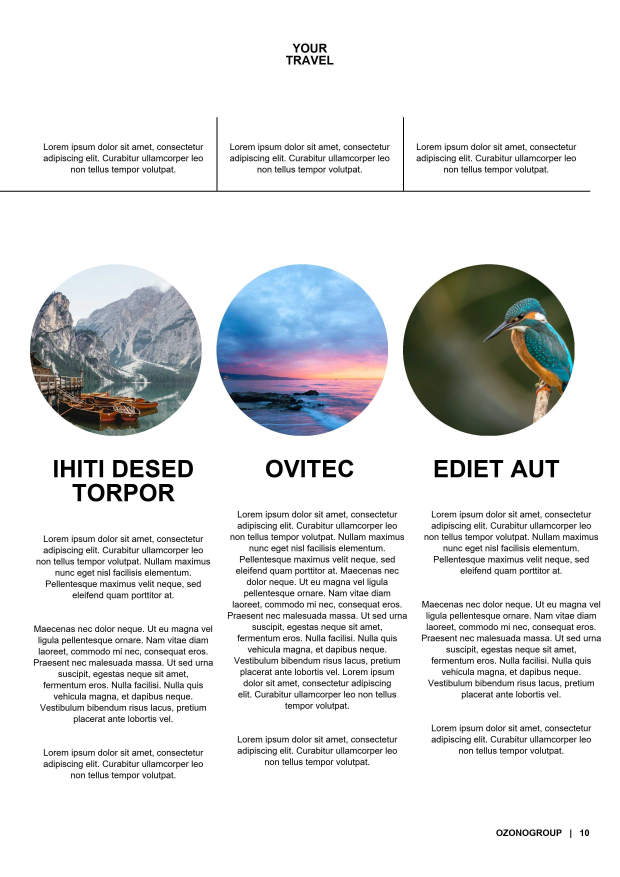
#> input picture admin/magazine-python/exports/page-10.jpg, 2480 x 3508 px, given in place of 0001.jpg, which was not available (shown at 1/4 size)
$ python main.py
#> lines starting #> are read from the running program, lines starting #| are printed output that depends on the picture; pictures that were not available may be replaced by others from this repository, and a replacement may not be noted
#> `img = Image.new("RGB", (A4_W, A4_H), "white")`: img: PIL image 2480x3508 RGB; every value is 255
from PIL import Image, ImageDraw, ImageFont, ImageOps
import textwrap
import os

BODY_FONT_SIZE = 44
WORDS_SPACING = 42
BODY_LINE_SPACING = 1.25
TEXT_FONT = 'times.ttf'
TEXT_FONT = 'arial.ttf'


def file_read(filepath):
    with open(filepath, 'a', encoding='utf-8') as f: pass
    with open(filepath, 'r', encoding='utf-8') as f:
        text = f.read()
    return text


def img_resize(image_path_in, image_path_out, w, h, quality=100):
#> called with image_path_in = 'page-14/0001.jpg', image_path_out = 'page-14/0001-resized.jpg', w = 2180, h = 882, quality = 90
    img = Image.open(image_path_in)
#> img is the input picture: PIL image 2480x3508 RGB; mean R, G, B 225.9, 227.2, 228

    start_size = img.size
#> start_size = (2480, 3508)
    end_size = (w, h)

    if start_size[0] / end_size [0] < start_size[1] / end_size [1]:
        ratio = start_size[0] / end_size[0]
#> ratio = 1.14
        new_end_size = (int(end_size[0]), int(start_size[1] / ratio))
#> new_end_size = (2180, 3083)
    else:
        ratio = start_size[1] / end_size[1]
        new_end_size = (int(start_size[0] / ratio), int(end_size[1]))

    img = img.resize(new_end_size, Image.Resampling.LANCZOS)
#> img: PIL image 2180x3083 RGB

    w_crop = new_end_size[0] - end_size[0]
#> w_crop = 0
    h_crop = new_end_size[1] - end_size[1]
#> h_crop = 2201

    area = (
        w_crop // 2,
        h_crop // 2,
        new_end_size[0] - w_crop // 2,
        new_end_size[1] - h_crop // 2
    )
#> area = (0, 1100, 2180, 1983)
    img = img.crop(area)
#> img: PIL image 2180x883 RGB

    output_path = image_path_out
    img.save(output_path, quality=quality)

    return output_path


#####################################################################
# ;DEBUG
#####################################################################

def debug_margins():
    draw.line((a4_mx, 0, a4_mx, A4_H), fill='#a21caf')
    draw.line((A4_W - a4_mx, 0, A4_W - a4_mx, A4_H), fill='#a21caf')
    draw.line((0, a4_my, A4_W, a4_my), fill='#a21caf')
    draw.line((0, A4_H - a4_my, A4_W, A4_H - a4_my), fill='#a21caf')


def debug_columns():
    for i in range(column_num-1):
        draw.line((column_w*(i+1) + a4_mx - column_gap, 0, column_w*(i+1) + a4_mx  - column_gap, A4_H), fill='#a21caf')
        draw.line((column_w*(i+1) + a4_mx, 0, column_w*(i+1) + a4_mx, A4_H), fill='#a21caf')
        draw.line((column_w*(i+1) + a4_mx + column_gap, 0, column_w*(i+1) + a4_mx  + column_gap, A4_H), fill='#a21caf')


def debug_rows():
    for i in range(row_num-1):
        draw.line((0, row_h*(i+1) + a4_my, A4_W, row_h*(i+1) + a4_my), fill='#a21caf')


def debug_cells():
    font_size = 64
    font = ImageFont.truetype("arialbd.ttf", font_size)
    for i in range(column_num):
        for k in range(row_num):
            coord = f'({i}, {k})'
            draw.text((a4_mx + column_w*i, a4_my + row_h*k), coord, font=font, fill='#a21c')


#####################################################################
# ;TEXT
#####################################################################
# [7 lines left out: function draw_text_left, not called in this run]


def draw_text_right(text, font, col, row, color):
    x, y, _, _ = get_coord(col, row, 0, 0)

    lines = text_to_lines(text, column_w)
    font = ImageFont.truetype(font, BODY_FONT_SIZE)
    for i, line in enumerate(lines):
        line_w = font.getbbox(line)[2]
        draw.text((x + (column_w - line_w), y + BODY_FONT_SIZE*BODY_LINE_SPACING*i), line, font=font, fill=color)


# [6 lines left out: function draw_text_right_2, not called in this run]


def draw_page_number_left(page_num, color):
    text = f'{page_num}   |   OZONOGROUP'
    draw_text_left(text, "arialbd.ttf", 0, 32, color)


def draw_page_number_right(page_num, color):
    text = f'OZONOGROUP   |   {page_num}'
    draw_text_right(text, "arialbd.ttf", 2, 32, color)


# [9 lines left out: function draw_title, not called in this run]


#####################################################################
# ;MAIN
#####################################################################

A4_W, A4_H = 2480, 3508


img = Image.new("RGB", (A4_W, A4_H), "white")
draw = ImageDraw.Draw(img)


a4_mx = A4_W//100*5
a4_my = A4_H//100*5


column_num = 2
column_w = (A4_W - a4_mx*2)//column_num
column_gap = a4_mx*0.5

row_num = 32
row_h = (A4_H - a4_my*2)//row_num
row_gap = a4_my*0.5


def get_coord(cs, rs, ce, re):
    x = a4_mx + column_w*cs
    y = a4_my + row_h*rs
    w = column_w*(ce-cs+1)
    h = row_h*(re-rs+1)
    return x, y, w, h


def text_to_lines(text, text_width):
    font = ImageFont.truetype(TEXT_FONT, BODY_FONT_SIZE)
    words = text.split(' ')
    lines = []
    line_curr = ''
    for word in words:
        word_w = font.getbbox(word)[2]
        line_curr_w = font.getbbox(line_curr)[2]
        if word_w + line_curr_w < text_width:
            line_curr += word + ' '
        else:
            lines.append(line_curr.strip())
            line_curr = word + ' '
    lines.append(line_curr.strip())
    return lines


# [540 lines left out: functions text_to_lines_optim, draw_text_column, gen_template_1, gen_template_2, gen_template_3, gen_template_4 and 7 more, not called in this run]


def get_lines_from_text_2(text, text_width, font):
    paragraphs_lines = []

    paragraphs = text.split('\n\n')
    for paragraph in paragraphs:
        words = paragraph.split(' ')
        lines = []
        line_curr = ''
        for word in words:
            word_w = font.getbbox(word)[2]
            line_curr_w = font.getbbox(line_curr)[2]
            if word_w + line_curr_w < text_width:
                line_curr += word + ' '
            else:
                lines.append(line_curr.strip())
                line_curr = word + ' '
        lines.append(line_curr.strip())
        paragraphs_lines.append(lines)

    return paragraphs_lines


# [14 lines left out: function draw_text, not called in this run]


def draw_text_2(lines, x, y, w, font_size, font_family='arial.ttf', align='left'):
    font = ImageFont.truetype(font_family, font_size)

    if align == 'left':
        for i, line in enumerate(lines):
            draw.text((x, y + font_size*1.0*i - int(font_size*0.2)), line.strip(), font=font, fill="black")
    if align == 'center':
        for i, line in enumerate(lines):
            line = line.strip()
            line_w = font.getbbox(line)[2]
            draw.text((x + w//2 - line_w//2, y + font_size*1.0*i - int(font_size*0.2)), line.strip(), font=font, fill="black")


# [174 lines left out: functions gen_template_9, gen_template_10, not called in this run]


def get_coord_2(cs, rs, ce, re):
    x = a4_mx + column_w*cs
    y = a4_my + row_h*rs
    w = a4_mx + column_w*ce
    h = a4_my + row_h*re
    return [x, y, w, h]


# [6 lines left out: function draw_line_justify, not called in this run]


def draw_cols_text(cols, article, align='left'):
    font_family = 'arial.ttf'

    font_size = BODY_FONT_SIZE
    line_spacing = BODY_LINE_SPACING
    font = ImageFont.truetype(font_family, font_size)

    paragraphs = get_lines_from_text_2(article, column_w-column_gap, font)


    col_index = 0
    x, y, w, h = cols[col_index]

    for paragraph in paragraphs:
        lines = paragraph
        lines_num = len(lines)
        for i, line in enumerate(lines):
            if y > h:
                col_index += 1
                if col_index >= len(cols): break
                x, y, w, h = cols[col_index]

            line_w = font.getbbox(line)[2]
            line_h = font.getbbox(line)[3]
            if align == 'left':
                draw.text((x, y), line, font=font, fill="#000000")
            elif align == 'right':
                draw.text((x + column_w-column_gap-line_w, y), line, font=font, fill="#000000")
            elif align == 'center':
                draw.text((x + column_w//2-line_w//2 - column_gap//2, y), line, font=font, fill="#000000")
            elif align == 'justify':
                if i != lines_num - 1:
                    words = line.split(" ")
                    if len(words) != 1:
                        draw_line_justify(words, font, x, y, w)
                    else:
                        draw.text((x, y), line, font=font, fill="#000000")
                else:
                    draw.text((x, y), line, font=font, fill="#000000")

            y += font_size*line_spacing
        y += font_size*line_spacing


# TODO: manage cols with different width
# to do that, manage one line at the time when splitting lines
# and do the splitting inside the loop
# [153 lines left out: functions gen_template_11, gen_template_12, preview_template_full, gen_template_13, not called in this run]


def gen_template_14(page_num):


    # IMAGE
    images_folderpath = f'page-{page_num}/img'
    images = [image for image in os.listdir(images_folderpath)]


    x, y, w, h = get_coord(1, 1, 2, 9)
    img_resize(f'page-{page_num}/0001.jpg', f'page-{page_num}/0001-resized.jpg', int(w-column_gap), h, 90)
    img_featured = Image.open(f'page-{page_num}/0001-resized.jpg')
    img.paste(img_featured, (x+int(column_gap), y))
#> img: PIL image 2480x3508 RGB


    x, y, w, h = get_coord(1, 10, 2, 17)
    img_resize(f'page-{page_num}/0002.jpg', f'page-{page_num}/0002-resized.jpg', int(w-column_gap), h, 90)
#> call 2 of img_resize, with image_path_in = 'page-14/0002.jpg', image_path_out = 'page-14/0002-resized.jpg', w = 2180, h = 784, quality = 90
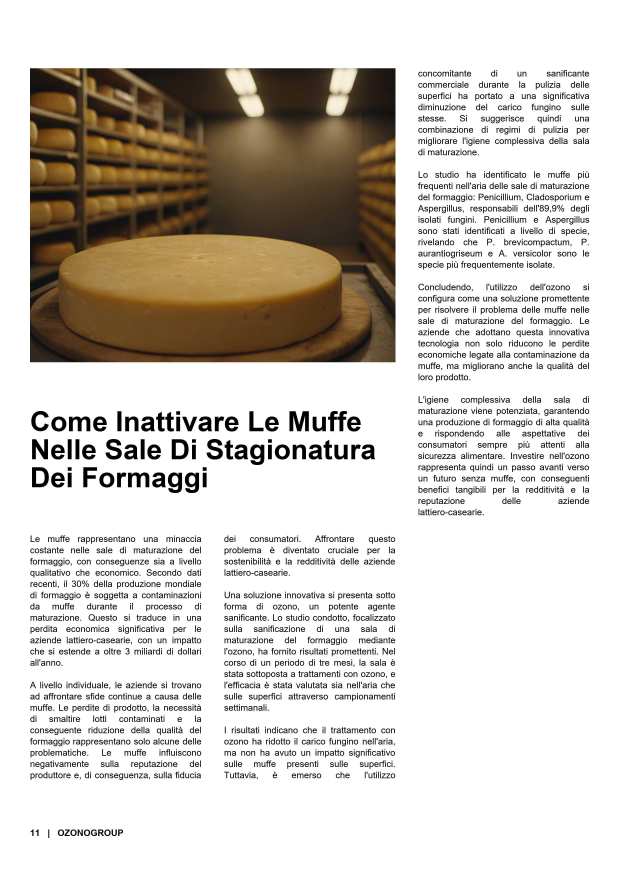
#> input picture admin/magazine-python/exports/page-11.jpg, 2480 x 3508 px, given in place of 0002.jpg, which was not available (shown at 1/4 size)
#> in img_resize, img is the input picture: PIL image 2480x3508 RGB; mean R, G, B 210.7, 205.8, 199.4
#> in img_resize (call 2), `img = img.crop(area)`:
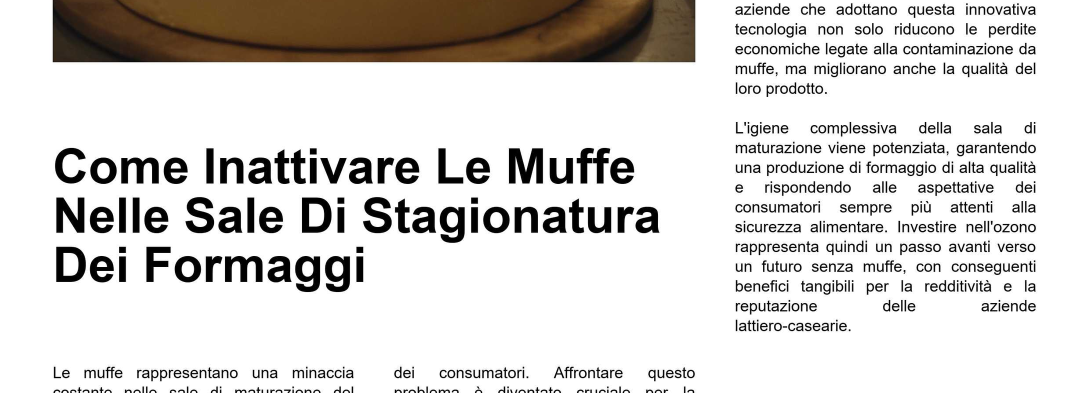
#> img: PIL image 2180x785 RGB (shown at 1/2 size); mean R, G, B 216.3, 213.8, 211.3
    img_featured = Image.open(f'page-{page_num}/0002-resized.jpg')
#> img_featured: PIL image 2180x785 RGB
    img.paste(img_featured, (x+int(column_gap), y+int(row_h//2)))
#> img: PIL image 2480x3508 RGB


    x, y, w, h = get_coord(1, 19, 2, 30)
    img_resize(f'page-{page_num}/0003.jpg', f'page-{page_num}/0003-resized.jpg', int(w-column_gap), h, 90)
#> call 3 of img_resize, with image_path_in = 'page-14/0003.jpg', image_path_out = 'page-14/0003-resized.jpg', w = 2180, h = 1176, quality = 90
#> in img_resize (call 3), `img = img.crop(area)`:
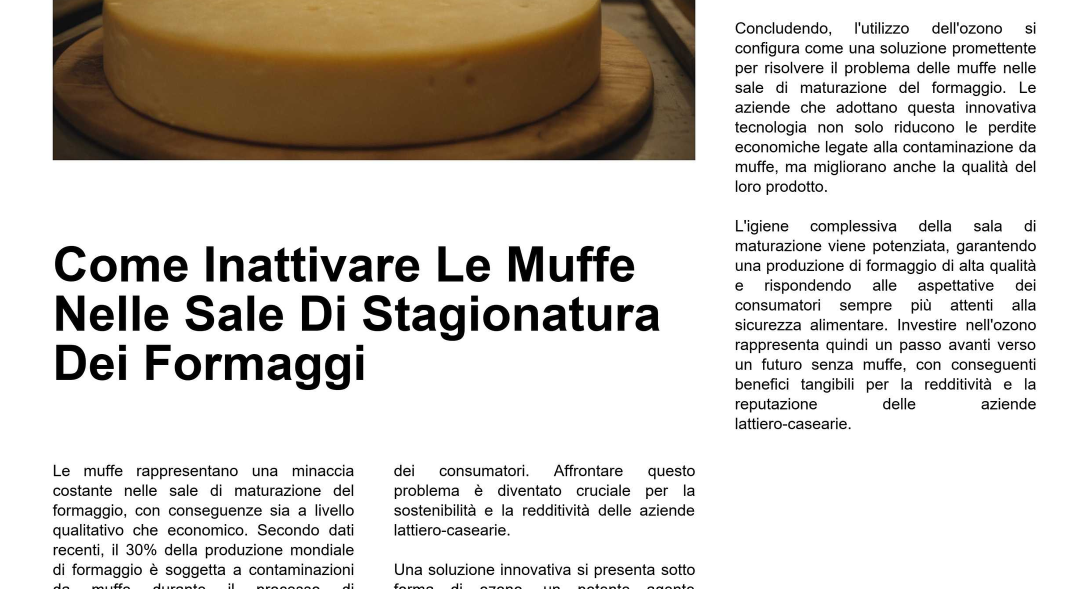
#> img: PIL image 2180x1177 RGB (shown at 1/2 size); mean R, G, B 211.7, 206.8, 200.7
    img_featured = Image.open(f'page-{page_num}/0003-resized.jpg')
#> img_featured: PIL image 2180x1177 RGB
    img.paste(img_featured, (x+int(column_gap), y))
#> img: PIL image 2480x3508 RGB


    image_name, image_ext = images[0].split('.')
    x, y, w, h = get_coord(0, 1, 0, 12)
    img_resize(
        f'{images_folderpath}/{image_name}.{image_ext}',
        f'page-{page_num}/{image_name}-resized.{image_ext}',
        w-int(column_gap), h, 50)
#> call 4 of img_resize, with image_path_in = 'page-14/img/page-10.jpg', image_path_out = 'page-14/page-10-resized.jpg', w = 1060, h = 1176, quality = 50
#> in img_resize (call 4), `img = img.resize(new_end_size, Image.Resampling.LANCZOS)`:
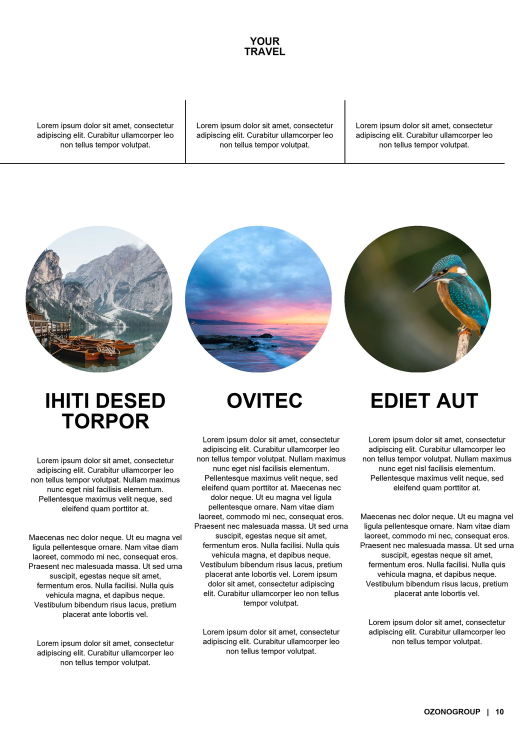
#> img: PIL image 1060x1499 RGB (shown at 1/2 size); mean R, G, B 225.6, 226.9, 227.7
#> in img_resize (call 4), `img = img.crop(area)`:
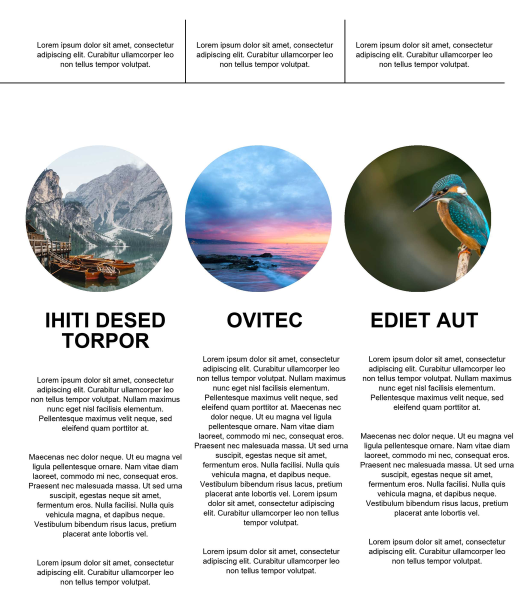
#> img: PIL image 1060x1177 RGB (shown at 1/2 size); mean R, G, B 217.8, 219.5, 220.5
    img_featured = Image.open(f'page-{page_num}/{image_name}-resized.{image_ext}')
#> img_featured: PIL image 1060x1177 RGB
    img.paste(img_featured, (x, y))
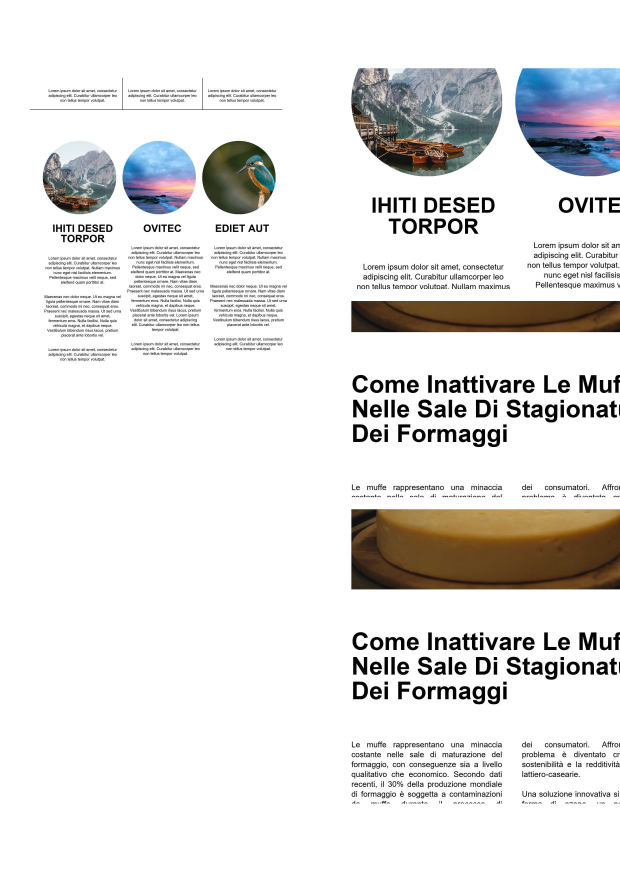
#> img: PIL image 2480x3508 RGB (shown at 1/4 size); mean R, G, B 227.4, 226.3, 225.2


    # TITLE
    text = f'''
    Come Inattivare Le Muffe
    Nelle Sale Di Stagionatura
    Dei Formaggi
    '''
    lines = [line.strip() for line in text.split('\n') if line.strip() != '']
    x, y, w, h = get_coord(0, 14, 0, 0)
    font_size = 80
    draw_text_2(lines, x, y, w, font_size, font_family='arialbd.ttf', align='left')


    # ARTICLE
    article = file_read(f'page-{page_num}/article.md')
    cols = [
        get_coord_2(0, 17, 2, 30),
        get_coord_2(1, 1, 2, 30),
    ]
    cols[1][0] += column_gap
    draw_cols_text(cols, article, align='justify')
#> after the loop in draw_cols_text, `for paragraph in paragraphs:`: col_index = 0; h = 3115; w = 2360; x = 120; y = 1951


    # PAGE NUMBER
    if page_num % 2 != 0: draw_page_number_left(page_num, '#000000')
    else: draw_page_number_right(page_num, '#000000')

    img.save(f'exports/page-{page_num}.jpg', quality=50)
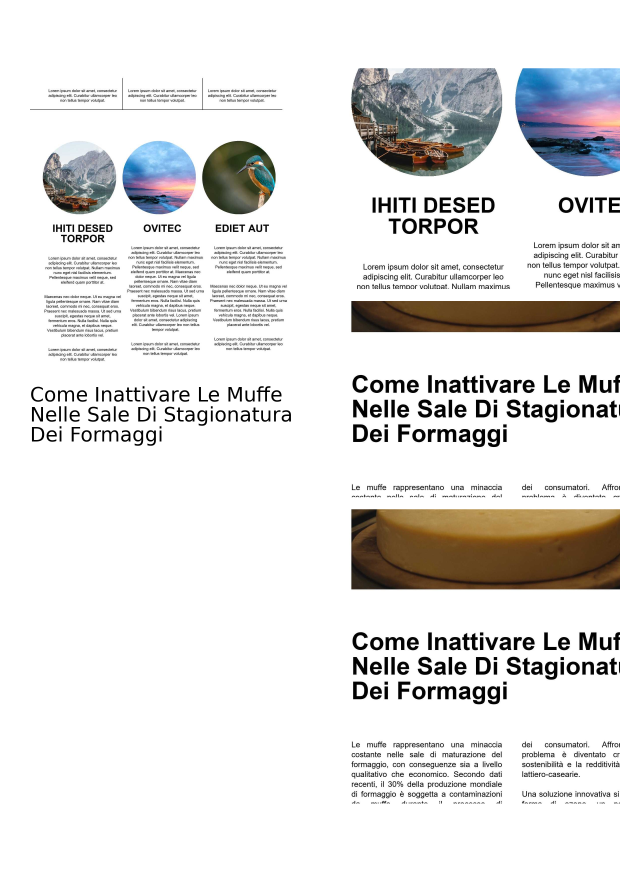
#> saved as page-14.jpg: PIL image 2480x3508 RGB (shown at 1/4 size); mean R, G, B 226.1, 225, 224


# [13 lines of commented-out code are left out]
gen_template_14(14)
# preview_template_full(1, 2)

debug_margins()
debug_columns()
debug_rows()
debug_cells()

# [15 lines of commented-out code are left out]
